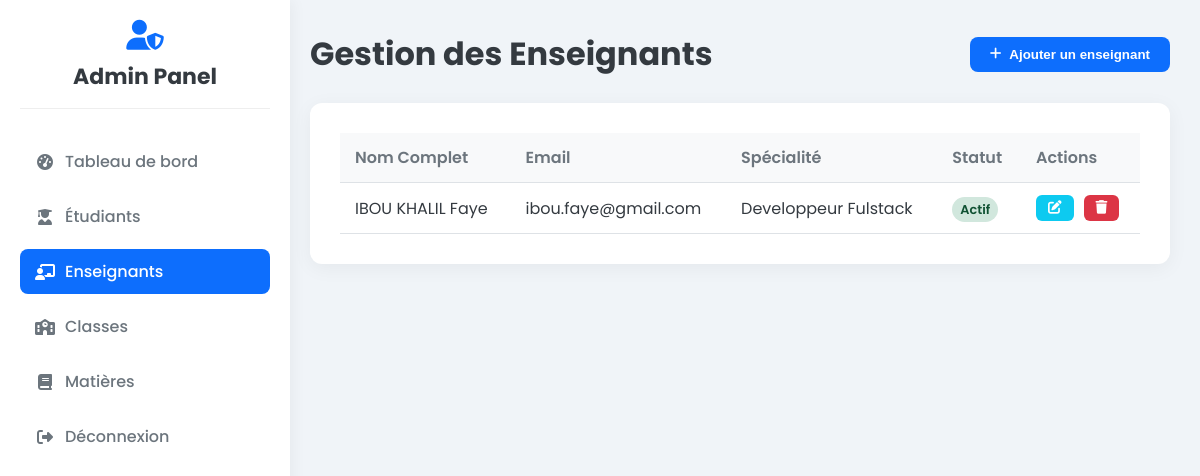
The page /admin/enseignants.php (signed in) on the database its author committed.
### tables this page shows
CREATE TABLE IF NOT EXISTS `enseignants` (
  `id` int NOT NULL AUTO_INCREMENT,
  `utilisateur_id` int DEFAULT NULL,
  `specialite` varchar(100) DEFAULT NULL,
  PRIMARY KEY (`id`),
  KEY `utilisateur_id` (`utilisateur_id`)
);

CREATE TABLE IF NOT EXISTS `utilisateurs` (
  `id` int NOT NULL AUTO_INCREMENT,
  `nom` varchar(100) DEFAULT NULL,
  `prenom` varchar(100) DEFAULT NULL,
  `email` varchar(100) DEFAULT NULL,
  `mot_de_passe` varchar(255) DEFAULT NULL,
  `role` enum('admin','enseignant','etudiant') DEFAULT NULL,
  `statut` enum('actif','inactif') DEFAULT 'actif',
  PRIMARY KEY (`id`),
  UNIQUE KEY `email` (`email`)
);

### admin/enseignants.php (the view, shortened to what this page needs)
<?php
require_once '../config/db.php';
$sql = "
    SELECT e.id, e.specialite, u.nom, u.prenom, u.email, u.statut, e.utilisateur_id
    FROM enseignants e
    JOIN utilisateurs u ON e.utilisateur_id = u.id
    ORDER BY u.nom, u.prenom
";
$stmt = $pdo->query($sql);
$enseignants = $stmt->fetchAll(PDO::FETCH_ASSOC);
?>
<!DOCTYPE html>
<html lang="fr">
<head>
    <link rel="stylesheet" href="https://cdnjs.cloudflare.com/ajax/libs/font-awesome/6.4.0/css/all.min.css">
</head>
<body>
<div class="dashboard-container">
    <aside class="sidebar">
        <div class="admin-header">
            <i class="fas fa-user-shield"></i>
            <h2>Admin Panel</h2>
        </div>
        <ul>
            <li><a href="dashboard.php"><i class="fas fa-tachometer-alt"></i> Tableau de bord</a></li>
            <li><a href="etudiants.php"><i class="fas fa-user-graduate"></i> Étudiants</a></li>
            <li><a href="enseignants.php" class="active"><i class="fas fa-chalkboard-teacher"></i> Enseignants</a></li>
            <li><a href="classes.php"><i class="fas fa-school"></i> Classes</a></li>
            <li><a href="matieres.php"><i class="fas fa-book"></i> Matières</a></li>
            <li><a href="../auth/logout.php"><i class="fas fa-sign-out-alt"></i> Déconnexion</a></li>
        </ul>
    </aside>
    <main class="main-content">
        <div class="page-header">
            <h1>Gestion des Enseignants</h1>
            <button class="btn btn-primary" id="addBtn"><i class="fas fa-plus"></i> Ajouter un enseignant</button>
        </div>
        <div class="table-container">
            <table>
                <thead>
                    <tr>
                        <th>Nom Complet</th>
                        <th>Email</th>
                        <th>Spécialité</th>
                        <th>Statut</th>
                        <th>Actions</th>
                    </tr>
                </thead>
                <tbody>
                    <?php if (empty($enseignants)): ?>
                        <tr><td colspan="5" style="text-align:center;">Aucun enseignant trouvé.</td></tr>
                    <?php else: ?>
                        <?php foreach ($enseignants as $enseignant): ?>
                            <tr>
                                <td><?= htmlspecialchars($enseignant['prenom'] . ' ' . $enseignant['nom']) ?></td>
                                <td><?= htmlspecialchars($enseignant['email']) ?></td>
                                <td><?= htmlspecialchars($enseignant['specialite']) ?></td>
                                <td><span class="status-badge <?= $enseignant['statut'] ?>"><?= ucfirst($enseignant['statut']) ?></span></td>
                                <td class="action-btns">
                                    <button class="btn btn-sm btn-info editBtn"
                                            data-id="<?= $enseignant['id'] ?>"
                                            data-utilisateur_id="<?= $enseignant['utilisateur_id'] ?>"
                                            data-nom="<?= htmlspecialchars($enseignant['nom']) ?>"
                                            data-prenom="<?= htmlspecialchars($enseignant['prenom']) ?>"
                                            data-email="<?= htmlspecialchars($enseignant['email']) ?>"
                                            data-specialite="<?= htmlspecialchars($enseignant['specialite']) ?>"
                                            data-statut="<?= $enseignant['statut'] ?>">
                                        <i class="fas fa-edit"></i>
                                    </button>
                                    <a href="enseignants.php?action=delete&id=<?= $enseignant['id'] ?>" class="btn btn-sm btn-danger" onclick="return confirm('Voulez-vous vraiment supprimer cet enseignant et son compte ? Cette action est irréversible.');"><i class="fas fa-trash"></i></a>
                                </td>
                            </tr>
                        <?php endforeach; ?>
                    <?php endif; ?>
                </tbody>
            </table>
        </div>
    </main>
</div>
</body>
</html>

### admin/enseignants.php (style rules this page uses)
:root { --header-bg:linear-gradient(90deg, #0d6efd, #6610f2);--sidebar-bg:#fff;--main-bg:#f0f4f8;--card-bg:#fff;--text-dark:#343a40;--text-light:#6c757d;--primary-color:#0d6efd; }
body { background-color:var(--main-bg);margin:0;font-family:'Poppins',sans-serif;color:var(--text-dark); }
.dashboard-container { display:flex; }
.sidebar { width:250px;background:var(--sidebar-bg);color:#333;min-height:100vh;padding:20px;box-shadow:2px 0 15px rgba(0,0,0,.05);position:fixed;top:0;left:0; }
.sidebar .admin-header { text-align:center;margin-bottom:30px;padding-bottom:15px;border-bottom:1px solid #eee; }
.sidebar .admin-header i { font-size:30px;color:var(--primary-color);margin-bottom:10px; }
.sidebar .admin-header h2 { margin:0;font-size:22px;color:var(--text-dark); }
.sidebar ul { list-style:none;padding:0; }
.sidebar ul li { margin:10px 0; }
.sidebar ul li a { color:var(--text-light);text-decoration:none;font-weight:500;display:flex;align-items:center;padding:10px 15px;border-radius:8px;transition:all .3s ease; }
.sidebar ul li a i { margin-right:10px;width:20px;text-align:center; }
.sidebar ul li a.active,.sidebar ul li a:hover { background:var(--primary-color);color:#fff; }
.main-content { margin-left:280px;padding:30px;width:calc(100% - 250px); }
.page-header { display:flex;justify-content:space-between;align-items:center;margin-bottom:25px; }
.page-header h1 { font-size:2rem;color:var(--text-dark);margin:0; }
.btn { display:inline-flex;align-items:center;gap:8px;padding:10px 20px;border-radius:8px;text-decoration:none;font-weight:600;transition:all .3s ease;border:none;cursor:pointer; }
.btn-primary { background:var(--primary-color);color:#fff; }
.btn-danger { background:#dc3545;color:#fff; }
.btn-info { background:#0dcaf0;color:#fff; }
.btn-sm { padding:6px 12px;font-size:.85rem;border-radius:6px; }
.table-container { background:var(--card-bg);padding:30px;border-radius:12px;box-shadow:0 4px 20px rgba(0,0,0,.05); }
table { width:100%;border-collapse:collapse; }
table th,table td { padding:12px 15px;text-align:left;border-bottom:1px solid #dee2e6; }
table thead th { background-color:#f8f9fa;font-weight:600;color:var(--text-light); }
.status-badge { padding:4px 8px;border-radius:20px;font-size:.8rem;font-weight:600; }
.status-badge.actif { background:#d1e7dd;color:#0f5132; }
.action-btns { display:flex;gap:10px; }

### rows shown on the page
enseignants: utilisateur.nom "IBOU KHALIL Faye", utilisateur.email "ibou.faye@gmail.com", specialite "Developpeur Fulstack", utilisateur.statut "Actif"
